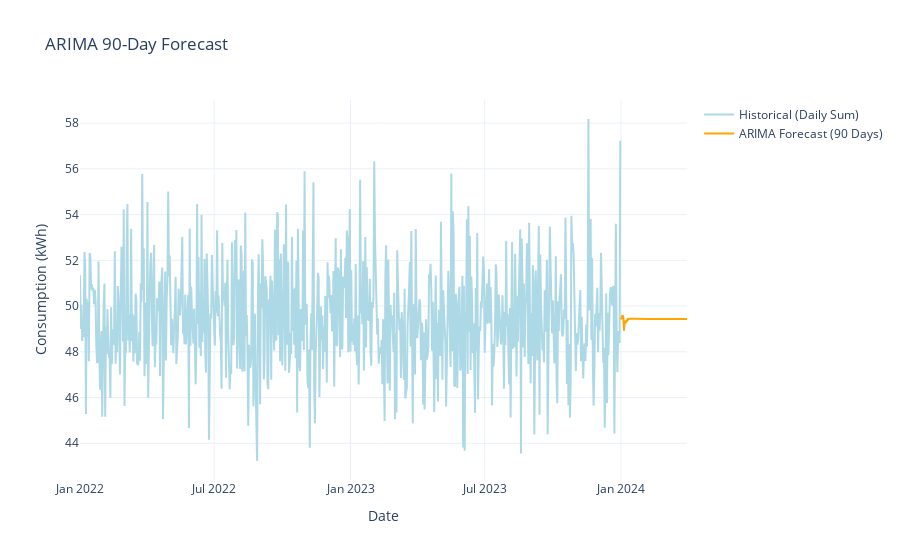

Source (notebook cell):
### Code cell
fig = go.Figure()

# Historical
fig.add_trace(go.Scatter(
    x=daily_series.index,
    y=daily_series.values,
    name='Historical (Daily Sum)',
    line=dict(color='lightblue')
))

# ARIMA Forecast
fig.add_trace(go.Scatter(
    x=forecast_df['ds'],
    y=forecast_df['yhat'],
    name='ARIMA Forecast (90 Days)',
    line=dict(color='orange')
))

fig.update_layout(
    title='ARIMA 90-Day Forecast',
    xaxis_title='Date',
    yaxis_title='Consumption (kWh)',
    template='plotly_white'
)

fig.show()
